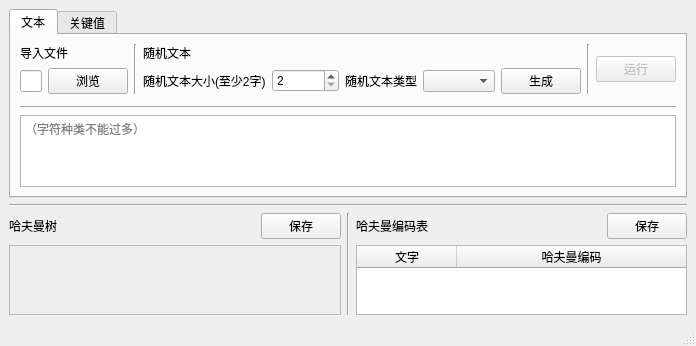
<?xml version="1.0" encoding="UTF-8"?>
<ui version="4.0">
 <class>MainWindow</class>
 <widget class="QMainWindow" name="MainWindow">
  <property name="geometry">
   <rect>
    <x>0</x>
    <y>0</y>
    <width>570</width>
    <height>287</height>
   </rect>
  </property>
  <property name="windowTitle">
   <string>MainWindow</string>
  </property>
  <widget class="QWidget" name="centralwidget">
   <layout class="QVBoxLayout" name="verticalLayout_7" stretch="1,0,5">
    <item>
     <widget class="QTabWidget" name="tabWidget">
      <property name="currentIndex">
       <number>0</number>
      </property>
      <widget class="QWidget" name="tab">
       <attribute name="title">
        <string>文本</string>
       </attribute>
       <layout class="QVBoxLayout" name="verticalLayout">
        <item>
         <layout class="QHBoxLayout" name="horizontalLayout_2">
          <item>
           <layout class="QVBoxLayout" name="verticalLayout_3">
            <item>
             <widget class="QLabel" name="label_7">
              <property name="text">
               <string>导入文件</string>
              </property>
             </widget>
            </item>
            <item>
             <layout class="QHBoxLayout" name="horizontalLayout_4">
              <item>
               <widget class="QLineEdit" name="lineEdit_filename">
                <property name="sizePolicy">
                 <sizepolicy hsizetype="Preferred" vsizetype="Fixed">
                  <horstretch>0</horstretch>
                  <verstretch>0</verstretch>
                 </sizepolicy>
                </property>
                <property name="readOnly">
                 <bool>true</bool>
                </property>
               </widget>
              </item>
              <item>
               <widget class="QPushButton" name="pushButton_selectfile">
                <property name="sizePolicy">
                 <sizepolicy hsizetype="Fixed" vsizetype="Fixed">
                  <horstretch>0</horstretch>
                  <verstretch>0</verstretch>
                 </sizepolicy>
                </property>
                <property name="text">
                 <string>浏览</string>
                </property>
               </widget>
              </item>
             </layout>
            </item>
           </layout>
          </item>
          <item>
           <widget class="Line" name="line_7">
            <property name="orientation">
             <enum>Qt::Vertical</enum>
            </property>
           </widget>
          </item>
          <item>
           <layout class="QVBoxLayout" name="verticalLayout_2">
            <item>
             <widget class="QLabel" name="label_2">
              <property name="text">
               <string>随机文本</string>
              </property>
             </widget>
            </item>
            <item>
             <layout class="QHBoxLayout" name="horizontalLayout_5">
              <item>
               <layout class="QHBoxLayout" name="horizontalLayout_3">
                <item>
                 <widget class="QLabel" name="label_4">
                  <property name="text">
                   <string>随机文本大小(至少2字)</string>
                  </property>
                 </widget>
                </item>
                <item>
                 <widget class="QSpinBox" name="spinBox_random">
                  <property name="sizePolicy">
                   <sizepolicy hsizetype="Fixed" vsizetype="Fixed">
                    <horstretch>0</horstretch>
                    <verstretch>0</verstretch>
                   </sizepolicy>
                  </property>
                  <property name="minimum">
                   <number>2</number>
                  </property>
                  <property name="maximum">
                   <number>999999999</number>
                  </property>
                 </widget>
                </item>
               </layout>
              </item>
              <item>
               <layout class="QHBoxLayout" name="horizontalLayout">
                <item>
                 <widget class="QLabel" name="label_3">
                  <property name="text">
                   <string>随机文本类型</string>
                  </property>
                 </widget>
                </item>
                <item>
                 <widget class="QComboBox" name="comboBox_random"/>
                </item>
               </layout>
              </item>
              <item>
               <widget class="QPushButton" name="pushButton_random">
                <property name="sizePolicy">
                 <sizepolicy hsizetype="Fixed" vsizetype="Fixed">
                  <horstretch>0</horstretch>
                  <verstretch>0</verstretch>
                 </sizepolicy>
                </property>
                <property name="text">
                 <string>生成</string>
                </property>
               </widget>
              </item>
             </layout>
            </item>
           </layout>
          </item>
          <item>
           <widget class="Line" name="line_3">
            <property name="orientation">
             <enum>Qt::Vertical</enum>
            </property>
           </widget>
          </item>
          <item>
           <widget class="QPushButton" name="pushButton_run">
            <property name="enabled">
             <bool>false</bool>
            </property>
            <property name="sizePolicy">
             <sizepolicy hsizetype="Fixed" vsizetype="Fixed">
              <horstretch>0</horstretch>
              <verstretch>0</verstretch>
             </sizepolicy>
            </property>
            <property name="text">
             <string>运行</string>
            </property>
            <property name="autoDefault">
             <bool>false</bool>
            </property>
            <property name="default">
             <bool>false</bool>
            </property>
            <property name="flat">
             <bool>false</bool>
            </property>
           </widget>
          </item>
          <item>
           <spacer name="horizontalSpacer_4">
            <property name="orientation">
             <enum>Qt::Horizontal</enum>
            </property>
            <property name="sizeHint" stdset="0">
             <size>
              <width>40</width>
              <height>20</height>
             </size>
            </property>
           </spacer>
          </item>
         </layout>
        </item>
        <item>
         <widget class="Line" name="line_4">
          <property name="lineWidth">
           <number>1</number>
          </property>
          <property name="orientation">
           <enum>Qt::Vertical</enum>
          </property>
         </widget>
        </item>
        <item>
         <widget class="Line" name="line_5">
          <property name="orientation">
           <enum>Qt::Horizontal</enum>
          </property>
         </widget>
        </item>
        <item>
         <widget class="QPlainTextEdit" name="plainTextEdit_input">
          <property name="overwriteMode">
           <bool>false</bool>
          </property>
          <property name="placeholderText">
           <string>（字符种类不能过多）</string>
          </property>
         </widget>
        </item>
       </layout>
      </widget>
      <widget class="QWidget" name="tab_2">
       <attribute name="title">
        <string>关键值</string>
       </attribute>
       <layout class="QVBoxLayout" name="verticalLayout_6">
        <item>
         <layout class="QHBoxLayout" name="horizontalLayout_6">
          <item>
           <widget class="QPushButton" name="pushButton_add">
            <property name="text">
             <string>新增</string>
            </property>
           </widget>
          </item>
          <item>
           <widget class="QPushButton" name="pushButton_delete">
            <property name="text">
             <string>删除</string>
            </property>
           </widget>
          </item>
          <item>
           <widget class="QPushButton" name="pushButton_change">
            <property name="text">
             <string>更改</string>
            </property>
           </widget>
          </item>
          <item>
           <widget class="QPushButton" name="pushButton_reset">
            <property name="text">
             <string>重置</string>
            </property>
           </widget>
          </item>
          <item>
           <widget class="Line" name="line_6">
            <property name="orientation">
             <enum>Qt::Vertical</enum>
            </property>
           </widget>
          </item>
          <item>
           <widget class="QPushButton" name="pushButton_run2">
            <property name="enabled">
             <bool>false</bool>
            </property>
            <property name="text">
             <string>运行</string>
            </property>
           </widget>
          </item>
          <item>
           <spacer name="horizontalSpacer_3">
            <property name="orientation">
             <enum>Qt::Horizontal</enum>
            </property>
            <property name="sizeHint" stdset="0">
             <size>
              <width>40</width>
              <height>20</height>
             </size>
            </property>
           </spacer>
          </item>
         </layout>
        </item>
        <item>
         <widget class="QTableWidget" name="tableWidget_input">
          <property name="editTriggers">
           <set>QAbstractItemView::NoEditTriggers</set>
          </property>
          <property name="selectionMode">
           <enum>QAbstractItemView::SingleSelection</enum>
          </property>
          <column>
           <property name="text">
            <string>关键值</string>
           </property>
          </column>
         </widget>
        </item>
       </layout>
      </widget>
     </widget>
    </item>
    <item>
     <widget class="Line" name="line">
      <property name="orientation">
       <enum>Qt::Horizontal</enum>
      </property>
     </widget>
    </item>
    <item>
     <layout class="QHBoxLayout" name="horizontalLayout_9" stretch="0,0,0">
      <item>
       <layout class="QVBoxLayout" name="verticalLayout_4">
        <item>
         <layout class="QHBoxLayout" name="horizontalLayout_7">
          <item>
           <widget class="QLabel" name="label_5">
            <property name="text">
             <string>哈夫曼树</string>
            </property>
           </widget>
          </item>
          <item>
           <spacer name="horizontalSpacer">
            <property name="orientation">
             <enum>Qt::Horizontal</enum>
            </property>
            <property name="sizeHint" stdset="0">
             <size>
              <width>40</width>
              <height>20</height>
             </size>
            </property>
           </spacer>
          </item>
          <item>
           <widget class="QPushButton" name="pushButton_tree_save">
            <property name="text">
             <string>保存</string>
            </property>
           </widget>
          </item>
         </layout>
        </item>
        <item>
         <widget class="QScrollArea" name="scrollArea_tree">
          <property name="widgetResizable">
           <bool>true</bool>
          </property>
          <widget class="QWidget" name="scrollAreaWidgetContents">
           <property name="geometry">
            <rect>
             <x>0</x>
             <y>0</y>
             <width>269</width>
             <height>52</height>
            </rect>
           </property>
          </widget>
         </widget>
        </item>
       </layout>
      </item>
      <item>
       <widget class="Line" name="line_2">
        <property name="orientation">
         <enum>Qt::Vertical</enum>
        </property>
       </widget>
      </item>
      <item>
       <layout class="QVBoxLayout" name="verticalLayout_5">
        <item>
         <layout class="QHBoxLayout" name="horizontalLayout_8">
          <item>
           <widget class="QLabel" name="label_6">
            <property name="text">
             <string>哈夫曼编码表</string>
            </property>
           </widget>
          </item>
          <item>
           <spacer name="horizontalSpacer_2">
            <property name="orientation">
             <enum>Qt::Horizontal</enum>
            </property>
            <property name="sizeHint" stdset="0">
             <size>
              <width>40</width>
              <height>20</height>
             </size>
            </property>
           </spacer>
          </item>
          <item>
           <widget class="QPushButton" name="pushButton_table_save">
            <property name="text">
             <string>保存</string>
            </property>
           </widget>
          </item>
         </layout>
        </item>
        <item>
         <widget class="QTableWidget" name="tableWidget">
          <property name="enabled">
           <bool>true</bool>
          </property>
          <property name="sizePolicy">
           <sizepolicy hsizetype="Expanding" vsizetype="Expanding">
            <horstretch>0</horstretch>
            <verstretch>0</verstretch>
           </sizepolicy>
          </property>
          <property name="editTriggers">
           <set>QAbstractItemView::NoEditTriggers</set>
          </property>
          <attribute name="horizontalHeaderStretchLastSection">
           <bool>true</bool>
          </attribute>
          <column>
           <property name="text">
            <string>文字</string>
           </property>
          </column>
          <column>
           <property name="text">
            <string>哈夫曼编码</string>
           </property>
          </column>
         </widget>
        </item>
       </layout>
      </item>
     </layout>
    </item>
   </layout>
  </widget>
  <widget class="QMenuBar" name="menubar">
   <property name="geometry">
    <rect>
     <x>0</x>
     <y>0</y>
     <width>570</width>
     <height>18</height>
    </rect>
   </property>
  </widget>
  <widget class="QStatusBar" name="statusbar"/>
 </widget>
 <resources/>
 <connections/>
</ui>
